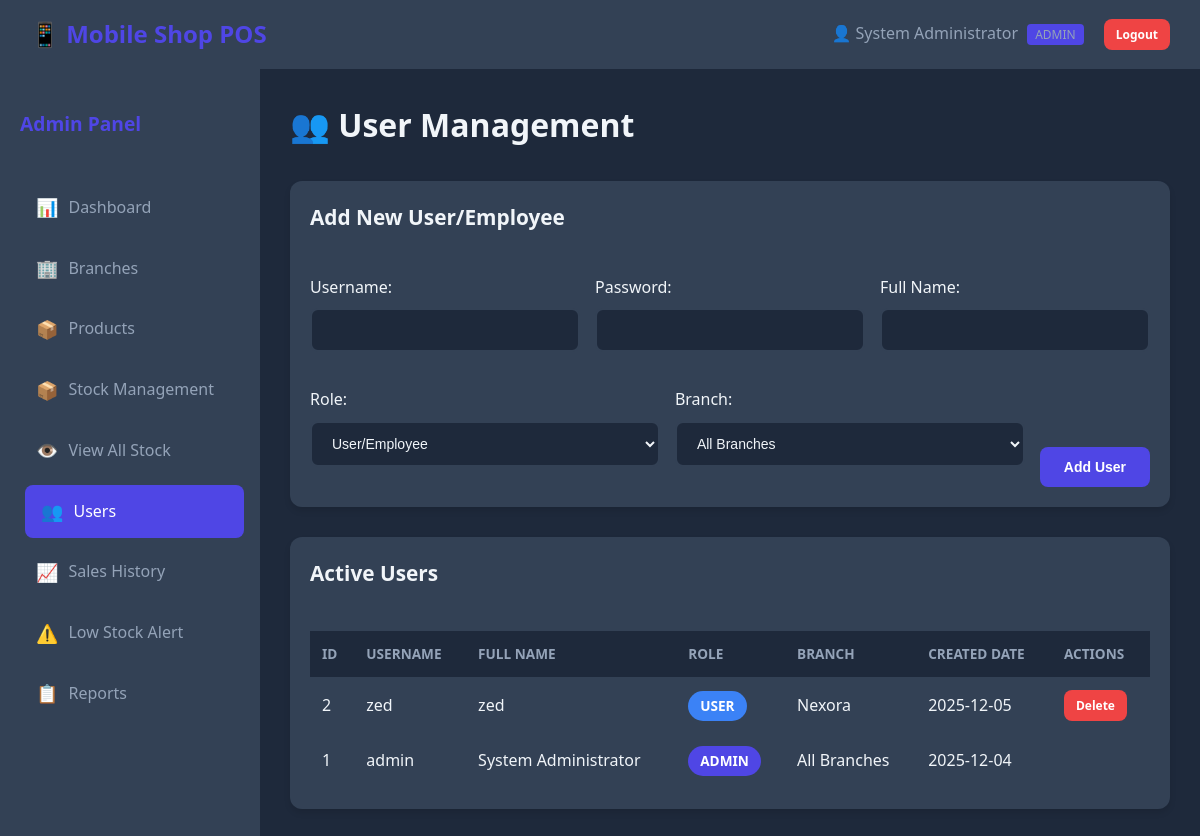
The page /admin/users.php (signed in) on the database its author committed.
### tables this page shows
CREATE TABLE `users` (
  `id` int(11) NOT NULL,
  `username` varchar(50) NOT NULL,
  `password` varchar(255) NOT NULL,
  `full_name` varchar(100) NOT NULL,
  `role` enum('admin','user') DEFAULT 'user',
  `branch_id` int(11) DEFAULT NULL,
  `status` enum('active','inactive') DEFAULT 'active',
  `created_at` timestamp NOT NULL DEFAULT current_timestamp()
);

CREATE TABLE `branches` (
  `id` int(11) NOT NULL,
  `name` varchar(100) NOT NULL,
  `branch_code` char(3) NOT NULL,
  `location` varchar(200) DEFAULT NULL,
  `status` enum('active','inactive') DEFAULT 'active',
  `created_at` timestamp NOT NULL DEFAULT current_timestamp()
);

### admin/users.php (the view, shortened to what this page needs)
<?php
$db = new Database();
$conn = $db->getConnection();
$users = $conn->query("SELECT u.*, b.name as branch_name FROM users u
                       LEFT JOIN branches b ON u.branch_id = b.id
                       WHERE u.status='active' ORDER BY u.created_at DESC");
?>
<!DOCTYPE html>
<html lang="en">
<head>
    <link rel="stylesheet" href="../assets/css/style.css">
</head>
<body>
    <?php include '../includes/header.php'; ?>
    <div class="main-container">
        <?php include '../includes/admin_sidebar.php'; ?>
        <div class="content">
            <div class="page-header">
                <h1>👥 User Management</h1>
            </div>
            <div class="card">
                <div class="card-header">
                    <h2>Add New User/Employee</h2>
                </div>
                <div class="card-body">
                    <form method="POST" action="" class="form-inline">
                        <div class="form-row">
                            <div class="form-group">
                                <label>Username:</label>
                                <input type="text" name="username" required class="form-control">
                            </div>
                            <div class="form-group">
                                <label>Password:</label>
                                <input type="password" name="password" required class="form-control">
                            </div>
                            <div class="form-group">
                                <label>Full Name:</label>
                                <input type="text" name="full_name" required class="form-control">
                            </div>
                            <div class="form-group">
                                <label>Role:</label>
                                <select name="role" required class="form-control">
                                    <option value="user">User/Employee</option>
                                </select>
                            </div>
                            <div class="form-group">
                                <label>Branch:</label>
                                <select name="branch_id" class="form-control">
                                    <option value="">All Branches</option>
                                </select>
                            </div>
                            <button type="submit" name="add_user" class="btn btn-primary">Add User</button>
                        </div>
                    </form>
                </div>
            </div>
            <div class="card">
                <div class="card-header">
                    <h2>Active Users</h2>
                </div>
                <div class="card-body">
                    <table class="data-table">
                        <thead>
                            <tr>
                                <th>ID</th>
                                <th>Username</th>
                                <th>Full Name</th>
                                <th>Role</th>
                                <th>Branch</th>
                                <th>Created Date</th>
                                <th>Actions</th>
                            </tr>
                        </thead>
                        <tbody>
                            <?php while($user = $users->fetch_assoc()): ?>
                            <tr>
                                <td><?php echo $user['id']; ?></td>
                                <td><?php echo $user['username']; ?></td>
                                <td><?php echo $user['full_name']; ?></td>
                                <td><span class="badge badge-<?php echo $user['role']=='admin'?'primary':'info'; ?>"><?php echo strtoupper($user['role']); ?></span></td>
                                <td><?php echo $user['branch_name'] ?: 'All Branches'; ?></td>
                                <td><?php echo date('Y-m-d', strtotime($user['created_at'])); ?></td>
                                <td>
                                    <?php if($user['id'] != $_SESSION['user_id']): ?>
                                    <a href="?delete=<?php echo $user['id']; ?>"
                                       onclick="return confirm('Delete this user?')"
                                       class="btn btn-sm btn-danger">Delete</a>
                                    <?php endif; ?>
                                </td>
                            </tr>
                            <?php endwhile; ?>
                        </tbody>
                    </table>
                </div>
            </div>
        </div>
    </div>
</body>
</html>

### assets/css/style.css (style rules this page uses)
:root { --primary: #4f46e5; --primary-dark: #4338ca; --success: #10b981; --danger: #ef4444; --warning: #f59e0b; --info: #3b82f6; --dark: #1e293b; --dark-light: #334155; --dark-lighter: #475569; --text: #f1f5f9; --text-muted: #94a3b8; --border: #334155; }
* { margin: 0; padding: 0; box-sizing: border-box; }
body { font-family: 'Segoe UI', Tahoma, Geneva, Verdana, sans-serif; background: var(--dark); color: var(--text); line-height: 1.6; }
.form-group { margin-bottom: 20px; }
.form-group label { display: block; margin-bottom: 8px; font-weight: 500; color: var(--text); }
.form-control { width: 100%; padding: 12px 16px; background: var(--dark); border: 2px solid var(--border); border-radius: 8px; color: var(--text); font-size: 14px; transition: all 0.3s; }
select.form-control { cursor: pointer; }
.btn { padding: 12px 24px; border: none; border-radius: 8px; font-size: 14px; font-weight: 600; cursor: pointer; transition: all 0.3s; text-decoration: none; display: inline-block; text-align: center; }
.btn-primary { background: var(--primary); color: white; }
.btn-danger { background: var(--danger); color: white; }
.btn-sm { padding: 6px 12px; font-size: 12px; }
.main-container { display: flex; min-height: 100vh; }
.content { flex: 1; padding: 30px; background: var(--dark); overflow-y: auto; }
.page-header { margin-bottom: 30px; }
.page-header h1 { font-size: 2em; margin-bottom: 10px; }
.card { background: var(--dark-light); border-radius: 12px; margin-bottom: 30px; box-shadow: 0 4px 6px rgba(0,0,0,0.1); }
.card-header { padding: 20px; border-bottom: 1px solid var(--border); display: flex; justify-content: space-between; align-items: center; }
.card-header h2 { font-size: 1.3em; }
.card-body { padding: 20px; }
.data-table { width: 100%; border-collapse: collapse; }
.data-table thead { background: var(--dark); }
.data-table th, .data-table td { padding: 12px; text-align: left; border-bottom: 1px solid var(--border); }
.data-table th { font-weight: 600; text-transform: uppercase; font-size: 0.85em; color: var(--text-muted); }
.badge { display: inline-block; padding: 4px 12px; border-radius: 20px; font-size: 0.85em; font-weight: 600; background: var(--dark); color: var(--text); }
.badge-primary { background: var(--primary); color: white; }
.badge-info { background: var(--info); color: white; }
.form-inline .form-row { display: flex; gap: 15px; align-items: flex-end; flex-wrap: wrap; }
.form-inline .form-group { flex: 1; min-width: 200px; }

### rows shown on the page
users: id "2", username "zed", full_name "zed", role "USER", branch.name "Nexora", created_at "2025-12-05"
users: id "1", username "admin", full_name "System Administrator", role "ADMIN", branch_name "All Branches", created_at "2025-12-04"

### other values the page prints
SITE_NAME "Mobile Shop POS"
$_SESSION['full_name'] "System Administrator"
